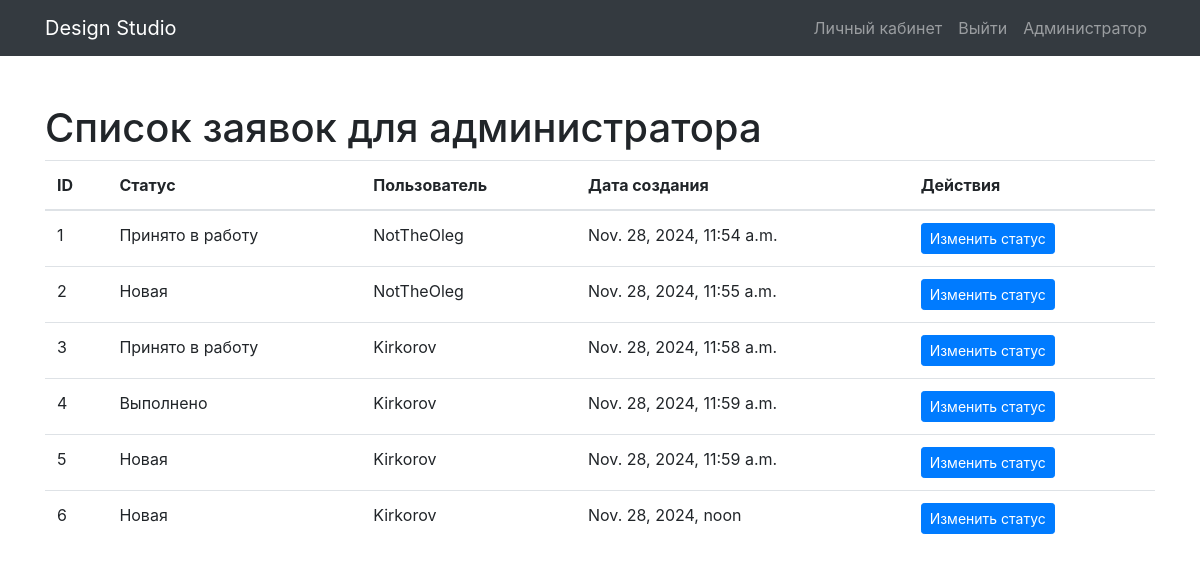
The page /requests/admin/requests/ (signed in) on the database its author committed.
### apps/design/models.py (models this page shows)
class Request(models.Model):
    title = models.CharField(max_length=200)
    description = models.TextField()
    category = models.ForeignKey(Category, on_delete=models.CASCADE)
    photo = models.ImageField(upload_to='request_photos', null=True, blank=True)
    created_at = models.DateTimeField(auto_now_add=True)
    status = models.CharField(max_length=50, default='Новая')
    user = models.ForeignKey(User, on_delete=models.CASCADE)
    comment = models.TextField(null=True, blank=True)

### apps/design/views.py (the view)
# urls.py: path('admin/requests/', views.admin_request_list, name='admin_request_list'),
@login_required
@user_passes_test(lambda u: u.is_superuser)
def admin_request_list(request):
    requests = Request.objects.all()
    return render(request, 'admin_request_list.html', {'requests': requests})

### apps/design/templates/admin_request_list.html
{% extends 'base.html' %}
{% block content %}
<h1>Список заявок для администратора</h1>
<table class="table">
    <thead>
        <tr>
            <th>ID</th>
            <th>Статус</th>
            <th>Пользователь</th>
            <th>Дата создания</th>
            <th>Действия</th>
        </tr>
    </thead>
    <tbody>
        {% for request in requests %}
        <tr>
            <td>{{ request.id }}</td>
            <td>{{ request.status }}</td>
            <td>{{ request.user.username }}</td>
            <td>{{ request.created_at }}</td>
            <td>
                <a href="{% url 'request_detail' request_id=request.id %}" class="btn btn-primary btn-sm">Изменить статус</a>
            </td>
        </tr>
        {% empty %}
        <tr>
            <td colspan="5">Заявок не найдено.</td>
        </tr>
        {% endfor %}
    </tbody>
</table>
{% endblock %}

### rows shown on the page
Request: id "1", status "Принято в работу", user.username "NotTheOleg", created_at "Nov. 28, 2024, 11:54 a.m."
Request: id "2", status "Новая", user.username "NotTheOleg", created_at "Nov. 28, 2024, 11:55 a.m."
Request: id "3", status "Принято в работу", user.username "Kirkorov", created_at "Nov. 28, 2024, 11:58 a.m."
Request: id "4", status "Выполнено", user.username "Kirkorov", created_at "Nov. 28, 2024, 11:59 a.m."
Request: id "5", status "Новая", user.username "Kirkorov", created_at "Nov. 28, 2024, 11:59 a.m."
Request: id "6", status "Новая", user.username "Kirkorov", created_at "Nov. 28, 2024, noon"
